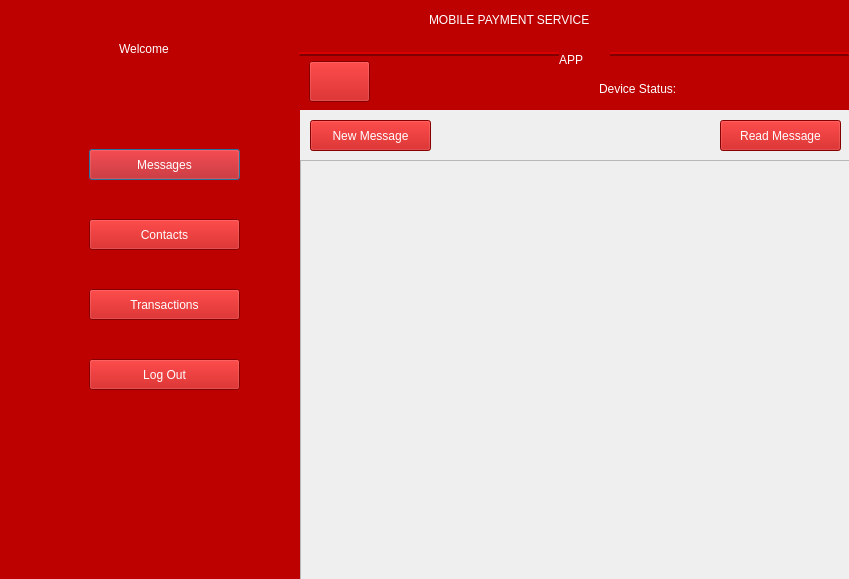
<?xml version="1.0" encoding="UTF-8"?>
<ui version="4.0">
 <class>Dialog</class>
 <widget class="QDialog" name="Dialog">
  <property name="geometry">
   <rect>
    <x>0</x>
    <y>0</y>
    <width>849</width>
    <height>579</height>
   </rect>
  </property>
  <property name="windowTitle">
   <string>Dialog</string>
  </property>
  <property name="styleSheet">
   <string notr="true"/>
  </property>
  <widget class="QWidget" name="widget" native="true">
   <property name="geometry">
    <rect>
     <x>-1</x>
     <y>-1</y>
     <width>301</width>
     <height>581</height>
    </rect>
   </property>
   <property name="styleSheet">
    <string notr="true">background-color: rgb(189, 0, 0);
color: rgb(255, 255, 255);</string>
   </property>
   <widget class="QLabel" name="label">
    <property name="geometry">
     <rect>
      <x>120</x>
      <y>40</y>
      <width>81</width>
      <height>20</height>
     </rect>
    </property>
    <property name="styleSheet">
     <string notr="true">font: 75 14pt &quot;MS Shell Dlg 2&quot;;</string>
    </property>
    <property name="text">
     <string>Welcome</string>
    </property>
   </widget>
   <widget class="QLabel" name="nmm">
    <property name="geometry">
     <rect>
      <x>60</x>
      <y>70</y>
      <width>201</width>
      <height>20</height>
     </rect>
    </property>
    <property name="styleSheet">
     <string notr="true">font: 75 13pt &quot;MS Shell Dlg 2&quot;;</string>
    </property>
    <property name="text">
     <string/>
    </property>
    <property name="alignment">
     <set>Qt::AlignCenter</set>
    </property>
   </widget>
   <widget class="QLabel" name="pnmm">
    <property name="geometry">
     <rect>
      <x>100</x>
      <y>110</y>
      <width>131</width>
      <height>20</height>
     </rect>
    </property>
    <property name="styleSheet">
     <string notr="true">font: 75 13pt &quot;MS Shell Dlg 2&quot;;</string>
    </property>
    <property name="text">
     <string/>
    </property>
    <property name="alignment">
     <set>Qt::AlignCenter</set>
    </property>
   </widget>
   <widget class="QLabel" name="label_5">
    <property name="geometry">
     <rect>
      <x>20</x>
      <y>140</y>
      <width>51</width>
      <height>41</height>
     </rect>
    </property>
    <property name="text">
     <string/>
    </property>
    <property name="pixmap">
     <pixmap>ICONS/icons8-group-message-48.png</pixmap>
    </property>
   </widget>
   <widget class="QLabel" name="label_11">
    <property name="geometry">
     <rect>
      <x>20</x>
      <y>280</y>
      <width>51</width>
      <height>41</height>
     </rect>
    </property>
    <property name="text">
     <string/>
    </property>
    <property name="pixmap">
     <pixmap>ICONS/icons8-euro-money-48.png</pixmap>
    </property>
   </widget>
   <widget class="QLabel" name="label_12">
    <property name="geometry">
     <rect>
      <x>20</x>
      <y>210</y>
      <width>51</width>
      <height>41</height>
     </rect>
    </property>
    <property name="text">
     <string/>
    </property>
    <property name="pixmap">
     <pixmap>ICONS/icons8-address-book-2-48.png</pixmap>
    </property>
   </widget>
   <widget class="QLabel" name="label_14">
    <property name="geometry">
     <rect>
      <x>20</x>
      <y>350</y>
      <width>51</width>
      <height>41</height>
     </rect>
    </property>
    <property name="text">
     <string/>
    </property>
    <property name="pixmap">
     <pixmap>ICONS/icons8-open-pane-48.png</pixmap>
    </property>
   </widget>
   <widget class="QPushButton" name="messages">
    <property name="geometry">
     <rect>
      <x>90</x>
      <y>150</y>
      <width>151</width>
      <height>31</height>
     </rect>
    </property>
    <property name="styleSheet">
     <string notr="true">font: 75 10pt &quot;Arial&quot;;</string>
    </property>
    <property name="text">
     <string>Messages</string>
    </property>
   </widget>
   <widget class="QPushButton" name="contacts">
    <property name="geometry">
     <rect>
      <x>90</x>
      <y>220</y>
      <width>151</width>
      <height>31</height>
     </rect>
    </property>
    <property name="styleSheet">
     <string notr="true">font: 75 10pt &quot;Arial&quot;;</string>
    </property>
    <property name="text">
     <string>Contacts</string>
    </property>
   </widget>
   <widget class="QPushButton" name="transaction">
    <property name="geometry">
     <rect>
      <x>90</x>
      <y>290</y>
      <width>151</width>
      <height>31</height>
     </rect>
    </property>
    <property name="styleSheet">
     <string notr="true">font: 75 10pt &quot;Arial&quot;;</string>
    </property>
    <property name="text">
     <string>Transactions</string>
    </property>
   </widget>
   <widget class="QPushButton" name="lgo">
    <property name="geometry">
     <rect>
      <x>90</x>
      <y>360</y>
      <width>151</width>
      <height>31</height>
     </rect>
    </property>
    <property name="styleSheet">
     <string notr="true">font: 75 10pt &quot;Arial&quot;;</string>
    </property>
    <property name="text">
     <string>Log Out</string>
    </property>
   </widget>
  </widget>
  <widget class="QFrame" name="frame">
   <property name="geometry">
    <rect>
     <x>299</x>
     <y>-1</y>
     <width>551</width>
     <height>111</height>
    </rect>
   </property>
   <property name="styleSheet">
    <string notr="true">background-color: rgb(189, 0, 0);
color: rgb(255, 255, 255);</string>
   </property>
   <property name="frameShape">
    <enum>QFrame::HLine</enum>
   </property>
   <property name="frameShadow">
    <enum>QFrame::Raised</enum>
   </property>
   <property name="lineWidth">
    <number>2</number>
   </property>
   <property name="midLineWidth">
    <number>0</number>
   </property>
   <widget class="QLabel" name="label_16">
    <property name="geometry">
     <rect>
      <x>260</x>
      <y>50</y>
      <width>51</width>
      <height>21</height>
     </rect>
    </property>
    <property name="styleSheet">
     <string notr="true">font: 75 18pt &quot;MS Shell Dlg 2&quot;;</string>
    </property>
    <property name="text">
     <string>APP</string>
    </property>
   </widget>
   <widget class="QLabel" name="label_15">
    <property name="geometry">
     <rect>
      <x>130</x>
      <y>10</y>
      <width>301</width>
      <height>21</height>
     </rect>
    </property>
    <property name="styleSheet">
     <string notr="true">font: 75 18pt &quot;MS Shell Dlg 2&quot;;</string>
    </property>
    <property name="text">
     <string>MOBILE PAYMENT SERVICE</string>
    </property>
   </widget>
   <widget class="QPushButton" name="hm">
    <property name="geometry">
     <rect>
      <x>10</x>
      <y>62</y>
      <width>61</width>
      <height>41</height>
     </rect>
    </property>
    <property name="text">
     <string/>
    </property>
    <property name="icon">
     <iconset>
      <normaloff>ICONS/icons8-exterior-48.png</normaloff>ICONS/icons8-exterior-48.png</iconset>
    </property>
    <property name="iconSize">
     <size>
      <width>40</width>
      <height>40</height>
     </size>
    </property>
   </widget>
   <widget class="QLabel" name="st">
    <property name="geometry">
     <rect>
      <x>410</x>
      <y>80</y>
      <width>111</width>
      <height>20</height>
     </rect>
    </property>
    <property name="styleSheet">
     <string notr="true">font: 75 12pt &quot;MS Shell Dlg 2&quot;;</string>
    </property>
    <property name="text">
     <string/>
    </property>
   </widget>
   <widget class="QLabel" name="label_2">
    <property name="geometry">
     <rect>
      <x>300</x>
      <y>80</y>
      <width>101</width>
      <height>20</height>
     </rect>
    </property>
    <property name="styleSheet">
     <string notr="true">font: 75 12pt &quot;MS Shell Dlg 2&quot;;</string>
    </property>
    <property name="text">
     <string>Device Status:</string>
    </property>
   </widget>
   <widget class="QLabel" name="sm">
    <property name="geometry">
     <rect>
      <x>80</x>
      <y>80</y>
      <width>111</width>
      <height>20</height>
     </rect>
    </property>
    <property name="styleSheet">
     <string notr="true">font: 75 11pt &quot;MS Shell Dlg 2&quot;;</string>
    </property>
    <property name="text">
     <string/>
    </property>
   </widget>
   <widget class="QLabel" name="smcd">
    <property name="geometry">
     <rect>
      <x>200</x>
      <y>80</y>
      <width>90</width>
      <height>20</height>
     </rect>
    </property>
    <property name="styleSheet">
     <string notr="true">font: 75 11pt &quot;MS Shell Dlg 2&quot;;</string>
    </property>
    <property name="text">
     <string/>
    </property>
   </widget>
  </widget>
  <widget class="QScrollArea" name="scroll">
   <property name="geometry">
    <rect>
     <x>300</x>
     <y>160</y>
     <width>551</width>
     <height>421</height>
    </rect>
   </property>
   <property name="styleSheet">
    <string notr="true">font: 10pt &quot;Microsoft Sans Serif&quot;;</string>
   </property>
   <property name="widgetResizable">
    <bool>true</bool>
   </property>
   <widget class="QWidget" name="scrollAreaWidgetContents">
    <property name="geometry">
     <rect>
      <x>0</x>
      <y>0</y>
      <width>549</width>
      <height>419</height>
     </rect>
    </property>
   </widget>
  </widget>
  <widget class="QPushButton" name="nw">
   <property name="geometry">
    <rect>
     <x>310</x>
     <y>120</y>
     <width>121</width>
     <height>31</height>
    </rect>
   </property>
   <property name="styleSheet">
    <string notr="true">background-color: rgb(189, 0, 0);
font: 10pt &quot;Microsoft Sans Serif&quot;;
color: rgb(255, 255, 255);</string>
   </property>
   <property name="text">
    <string>New Message</string>
   </property>
  </widget>
  <widget class="QPushButton" name="rd">
   <property name="geometry">
    <rect>
     <x>720</x>
     <y>120</y>
     <width>121</width>
     <height>31</height>
    </rect>
   </property>
   <property name="styleSheet">
    <string notr="true">background-color: rgb(189, 0, 0);
font: 10pt &quot;Microsoft Sans Serif&quot;;
color: rgb(255, 255, 255);</string>
   </property>
   <property name="text">
    <string>Read Message</string>
   </property>
  </widget>
 </widget>
 <resources/>
 <connections/>
</ui>
